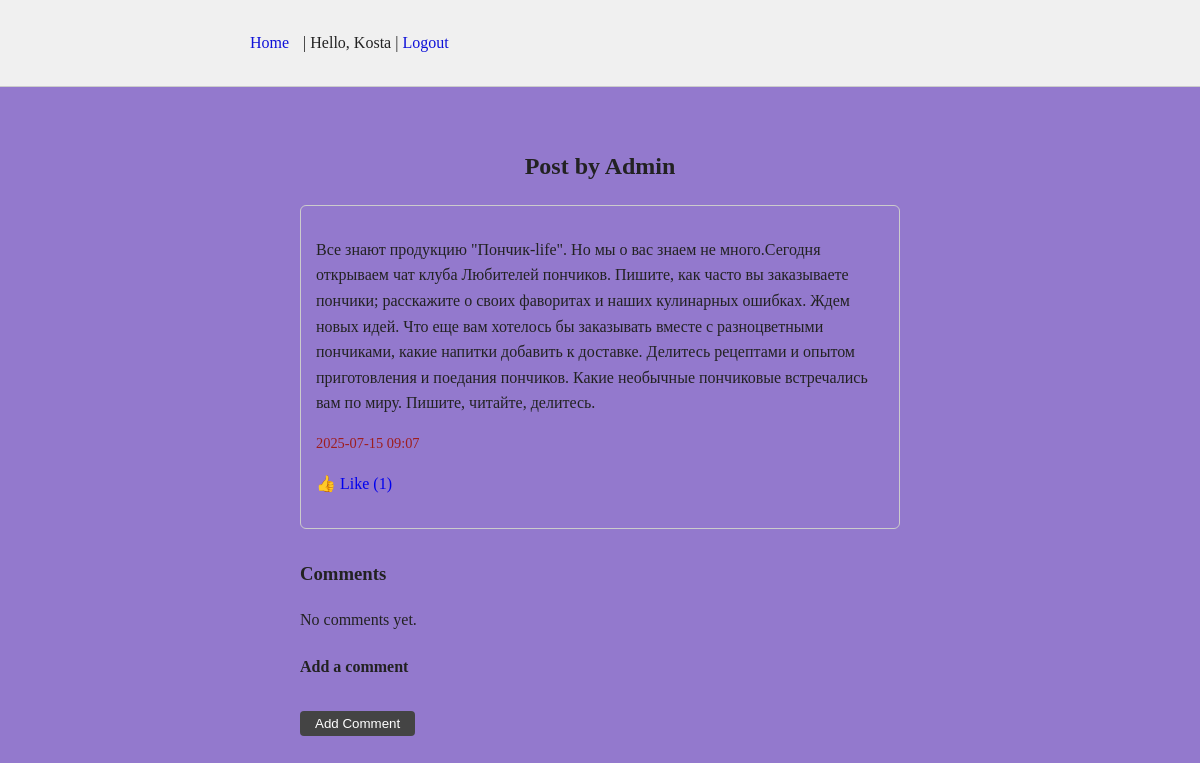
The page /post/8/ (signed in) on the database its author committed.
### main/models.py (models this page shows, shortened)
class Post(models.Model):
    author = models.ForeignKey(User, on_delete=models.CASCADE)
    content = models.TextField()
    image = models.ImageField(upload_to='post_images/', blank=True, null=True)  # ✅ новое поле
    created_at = models.DateTimeField(auto_now_add=True)
    likes = models.ManyToManyField(User, related_name='liked_posts', blank=True)

### main/views.py (the view)
# urls.py: path('post/<int:post_id>/', views.post_detail, name='post_detail'),
@login_required
def post_detail(request, post_id):
    post = get_object_or_404(Post, id=post_id)
    if request.method == 'POST':
        content = request.POST.get('content')
        if content:
            post.comments.create(user=request.user, content=content)
        return redirect('index')
    return render(request, 'main/post_detail.html', {
        'post': post,
        'comments': post.comments.all()
    })

### main/templates/main/post_detail.html (shortened to what this page needs)
{% extends 'main/base.html' %}
{% block content %}
<div style="max-width: 600px; margin: auto; padding: 20px;">
  <h2 style="text-align: center;">Post by {{ post.author.username }}</h2>
  <div style="margin-bottom: 30px; padding: 15px; border: 1px solid #ccc; border-radius: 6px;">
    <p>{{ post.content }}</p>
    <p style="font-size: 0.9em; color: #9e1e1e;">{{ post.created_at|date:"Y-m-d H:i" }}</p>
    <p>
      <a href="{% url 'like_post' post.id %}" style="text-decoration: none;">👍 Like ({{ post.likes.count }})</a>
    </p>
  </div>
  <h3>Comments</h3>
  <ul style="list-style: none; padding: 0;">
    {% for comment in comments %}
      <li style="border-bottom: 1px solid #eee; padding: 10px 0;">
        <strong>{{ comment.user.username }}</strong>: {{ comment.content }}
        {% if comment.user == user %}
          <form action="{% url 'delete_comment' comment.id %}" method="post" style="display:inline; margin-left: 10px;">
            {% csrf_token %}
            <button type="submit" style="border: none; background: none; color: red; cursor: pointer;">✖</button>
          </form>
        {% endif %}
        <div style="font-size: 0.8em; color: #9e1e1e;">{{ comment.created_at|date:"Y-m-d H:i" }}</div>
      </li>
    {% empty %}
      <li>No comments yet.</li>
    {% endfor %}
  </ul>
  <h4>Add a comment</h4>
  <form method="post">
    <button type="submit" style="margin-top: 10px; padding: 5px 15px; background-color: #444; color: white; border: none; border-radius: 4px;">Add Comment</button>
  </form>
</div>
{% endblock %}

### main/templates/main/base.html (shortened to what this page needs)
{% load static %}
<!DOCTYPE html>
<html lang="en">
<head>
    <link rel="stylesheet" href="{% static 'main/style.css' %}">
</head>
<body>
    <header>
        <div class="container">
            <nav>
               <a href="{% url 'home' %}">Home</a>
                {% if user.is_authenticated %}
                    | <span>Hello, {{ user.username }}</span>
                    | <a href="{% url 'logout' %}">Logout</a>
                {% else %}
                    | <a href="{% url 'login' %}">Login</a>
                    | <a href="{% url 'register' %}">Register</a>
                {% endif %}
            </nav>
        </div>
    </header>
    <main class="container">
        {% block content %}{% endblock %}
    </main>
</body>
</html>

### main/static/main/style.css (style rules this page uses)
body { font-family: Georgia, serif; background-color: #9379cd; color: #222; line-height: 1.6; margin: 0; padding: 0; }
.container { max-width: 700px; margin: 0 auto; padding: 20px; }
header { background-color: #f0f0f0; border-bottom: 1px solid #ccc; padding: 10px 0; }
nav a { color: #0e11d8; text-decoration: none; margin-right: 10px; }
form { margin-bottom: 20px; }
button { padding: 6px 12px; background-color: #f40c87; border: 1px solid #9e1e1e; cursor: pointer; }

### rows shown on the page
Post: author.username "Admin", content "Все знают продукцию \"Пончик-life\". Но мы о вас знаем не много.Сегодня открываем чат клуба Любителей пончиков. Пишите, как часто вы заказываете пончики; расскажите о своих фаворитах и наших кулинарных ошибках. Ждем новых идей. Что еще вам хотелось бы заказывать вместе с разноцветными пончиками, какие напитки добавить к доставке. Делитесь рецептами и опытом приготовления и поедания пончиков. Какие необычные пончиковые встречались вам по миру. Пишите, читайте, делитесь.", created_at "2025-07-15 09:07", likes.count "1"

### other values the page prints
{{ user.username }} "Kosta"
